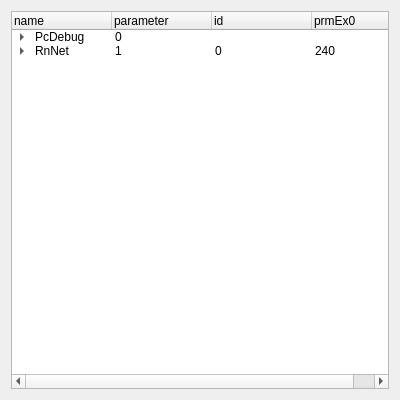
<?xml version="1.0" encoding="UTF-8"?>
<ui version="4.0">
 <class>Form</class>
 <widget class="QWidget" name="Form">
  <property name="geometry">
   <rect>
    <x>0</x>
    <y>0</y>
    <width>400</width>
    <height>400</height>
   </rect>
  </property>
  <property name="windowTitle">
   <string>Form</string>
  </property>
  <layout class="QVBoxLayout" name="verticalLayout">
   <item>
    <widget class="QTreeWidget" name="treeWidget">
     <column>
      <property name="text">
       <string>name</string>
      </property>
     </column>
     <column>
      <property name="text">
       <string>parameter</string>
      </property>
     </column>
     <column>
      <property name="text">
       <string>id</string>
      </property>
     </column>
     <column>
      <property name="text">
       <string>prmEx0</string>
      </property>
     </column>
     <item>
      <property name="text">
       <string>PcDebug</string>
      </property>
      <property name="text">
       <string>0</string>
      </property>
      <property name="text">
       <string/>
      </property>
      <property name="text">
       <string/>
      </property>
      <item>
       <property name="text">
        <string>SD4x</string>
       </property>
       <property name="text">
        <string>4</string>
       </property>
       <property name="text">
        <string/>
       </property>
       <property name="text">
        <string/>
       </property>
       <item>
        <property name="text">
         <string>SD42</string>
        </property>
        <property name="text">
         <string>4</string>
        </property>
        <property name="text">
         <string>21000501</string>
        </property>
        <property name="text">
         <string/>
        </property>
        <item>
         <property name="text">
          <string>V126</string>
         </property>
         <property name="text">
          <string>NULL</string>
         </property>
         <property name="text">
          <string>0</string>
         </property>
         <property name="text">
          <string/>
         </property>
        </item>
        <item>
         <property name="text">
          <string>V127</string>
         </property>
         <property name="text">
          <string>NULL</string>
         </property>
         <property name="text">
          <string>0</string>
         </property>
        </item>
       </item>
       <item>
        <property name="text">
         <string>SD43</string>
        </property>
        <property name="text">
         <string>4</string>
        </property>
        <property name="text">
         <string>21000650</string>
        </property>
        <item>
         <property name="text">
          <string>V126</string>
         </property>
         <property name="text">
          <string>NULL</string>
         </property>
         <property name="text">
          <string>0</string>
         </property>
        </item>
        <item>
         <property name="text">
          <string>V127</string>
         </property>
         <property name="text">
          <string>NULL</string>
         </property>
         <property name="text">
          <string>0</string>
         </property>
        </item>
       </item>
      </item>
     </item>
     <item>
      <property name="text">
       <string>RnNet</string>
      </property>
      <property name="text">
       <string>1</string>
      </property>
      <property name="text">
       <string>0</string>
      </property>
      <property name="text">
       <string>240</string>
      </property>
      <item>
       <property name="text">
        <string>SD1x</string>
       </property>
       <property name="text">
        <string>1</string>
       </property>
       <item>
        <property name="text">
         <string>SD10</string>
        </property>
        <property name="text">
         <string>1</string>
        </property>
        <property name="text">
         <string>21000612</string>
        </property>
        <item>
         <property name="text">
          <string>V130</string>
         </property>
         <property name="text">
          <string>NULL</string>
         </property>
         <property name="text">
          <string>0</string>
         </property>
        </item>
        <item>
         <property name="text">
          <string>V136</string>
         </property>
         <property name="text">
          <string>NULL</string>
         </property>
         <property name="text">
          <string>0</string>
         </property>
        </item>
       </item>
       <item>
        <property name="text">
         <string>SD15_11</string>
        </property>
        <property name="text">
         <string>1</string>
        </property>
        <property name="text">
         <string>21000322</string>
        </property>
        <item>
         <property name="text">
          <string>V136</string>
         </property>
         <property name="text">
          <string>NULL</string>
         </property>
         <property name="text">
          <string>0</string>
         </property>
        </item>
        <item>
         <property name="text">
          <string>V137</string>
         </property>
         <property name="text">
          <string>NULL</string>
         </property>
         <property name="text">
          <string>0</string>
         </property>
        </item>
       </item>
       <item>
        <property name="text">
         <string>SD15_06</string>
        </property>
        <property name="text">
         <string>1</string>
        </property>
        <property name="text">
         <string>21000473</string>
        </property>
        <item>
         <property name="text">
          <string>V136</string>
         </property>
         <property name="text">
          <string>NULL</string>
         </property>
         <property name="text">
          <string>0</string>
         </property>
        </item>
        <item>
         <property name="text">
          <string>V137</string>
         </property>
         <property name="text">
          <string>NULL</string>
         </property>
         <property name="text">
          <string>0</string>
         </property>
        </item>
       </item>
       <item>
        <property name="text">
         <string>SD15_15</string>
        </property>
        <property name="text">
         <string>1</string>
        </property>
        <property name="text">
         <string>21000387</string>
        </property>
        <item>
         <property name="text">
          <string>V136</string>
         </property>
         <property name="text">
          <string>NULL</string>
         </property>
         <property name="text">
          <string>0</string>
         </property>
        </item>
        <item>
         <property name="text">
          <string>V137</string>
         </property>
         <property name="text">
          <string>NULL</string>
         </property>
         <property name="text">
          <string>0</string>
         </property>
        </item>
       </item>
      </item>
      <item>
       <property name="text">
        <string>HD1x</string>
       </property>
       <property name="text">
        <string>1</string>
       </property>
       <item>
        <property name="text">
         <string>HD11_3A</string>
        </property>
        <property name="text">
         <string>1</string>
        </property>
        <property name="text">
         <string>21000670</string>
        </property>
        <item>
         <property name="text">
          <string>V138</string>
         </property>
         <property name="text">
          <string>NULL</string>
         </property>
         <property name="text">
          <string>0</string>
         </property>
        </item>
       </item>
      </item>
      <item>
       <property name="text">
        <string>SD2x</string>
       </property>
       <property name="text">
        <string>2</string>
       </property>
       <property name="text">
        <string/>
       </property>
       <item>
        <property name="text">
         <string>SD21</string>
        </property>
        <property name="text">
         <string>2</string>
        </property>
        <property name="text">
         <string>21000645</string>
        </property>
        <item>
         <property name="text">
          <string>V130</string>
         </property>
         <property name="text">
          <string>NULL</string>
         </property>
         <property name="text">
          <string>0</string>
         </property>
        </item>
        <item>
         <property name="text">
          <string>V136</string>
         </property>
         <property name="text">
          <string>NULL</string>
         </property>
         <property name="text">
          <string>0</string>
         </property>
        </item>
       </item>
      </item>
      <item>
       <property name="text">
        <string>SD4x</string>
       </property>
       <property name="text">
        <string>4</string>
       </property>
       <property name="text">
        <string/>
       </property>
       <property name="text">
        <string/>
       </property>
       <item>
        <property name="text">
         <string>SD42</string>
        </property>
        <property name="text">
         <string>4</string>
        </property>
        <property name="text">
         <string>21000501</string>
        </property>
        <property name="text">
         <string/>
        </property>
        <item>
         <property name="text">
          <string>V130</string>
         </property>
         <property name="text">
          <string>NULL</string>
         </property>
         <property name="text">
          <string>0</string>
         </property>
        </item>
        <item>
         <property name="text">
          <string>V136</string>
         </property>
         <property name="text">
          <string>NULL</string>
         </property>
         <property name="text">
          <string>0</string>
         </property>
        </item>
       </item>
       <item>
        <property name="text">
         <string>SD43</string>
        </property>
        <property name="text">
         <string>4</string>
        </property>
        <property name="text">
         <string>21000650</string>
        </property>
        <item>
         <property name="text">
          <string>V130</string>
         </property>
         <property name="text">
          <string>NULL</string>
         </property>
         <property name="text">
          <string>0</string>
         </property>
         <property name="text">
          <string/>
         </property>
        </item>
        <item>
         <property name="text">
          <string>V136</string>
         </property>
         <property name="text">
          <string>NULL</string>
         </property>
         <property name="text">
          <string>0</string>
         </property>
        </item>
       </item>
       <item>
        <property name="text">
         <string>SD45</string>
        </property>
        <property name="text">
         <string>4</string>
        </property>
        <property name="text">
         <string>21000648</string>
        </property>
        <item>
         <property name="text">
          <string>V130</string>
         </property>
         <property name="text">
          <string>NULL</string>
         </property>
         <property name="text">
          <string>0</string>
         </property>
         <property name="text">
          <string/>
         </property>
        </item>
        <item>
         <property name="text">
          <string>V136</string>
         </property>
         <property name="text">
          <string>NULL</string>
         </property>
         <property name="text">
          <string>0</string>
         </property>
        </item>
       </item>
      </item>
      <item>
       <property name="text">
        <string>SD6x</string>
       </property>
       <property name="text">
        <string>6</string>
       </property>
       <property name="text">
        <string/>
       </property>
       <property name="text">
        <string/>
       </property>
       <item>
        <property name="text">
         <string>SD61_PLUS</string>
        </property>
        <property name="text">
         <string>6</string>
        </property>
        <property name="text">
         <string>21000541</string>
        </property>
        <property name="text">
         <string/>
        </property>
        <item>
         <property name="text">
          <string>V129</string>
         </property>
         <property name="text">
          <string>NULL</string>
         </property>
         <property name="text">
          <string>0</string>
         </property>
         <property name="text">
          <string/>
         </property>
        </item>
        <item>
         <property name="text">
          <string>V130</string>
         </property>
         <property name="text">
          <string>NULL</string>
         </property>
         <property name="text">
          <string>0</string>
         </property>
         <property name="text">
          <string/>
         </property>
        </item>
        <item>
         <property name="text">
          <string>V136</string>
         </property>
         <property name="text">
          <string>NULL</string>
         </property>
         <property name="text">
          <string>0</string>
         </property>
        </item>
        <item>
         <property name="text">
          <string>V139</string>
         </property>
         <property name="text">
          <string>NULL</string>
         </property>
         <property name="text">
          <string>0</string>
         </property>
        </item>
       </item>
       <item>
        <property name="text">
         <string>SD61_MINI</string>
        </property>
        <property name="text">
         <string>6</string>
        </property>
        <property name="text">
         <string>21000595</string>
        </property>
        <property name="text">
         <string/>
        </property>
        <item>
         <property name="text">
          <string>V129</string>
         </property>
         <property name="text">
          <string>NULL</string>
         </property>
         <property name="text">
          <string>0</string>
         </property>
         <property name="text">
          <string/>
         </property>
        </item>
        <item>
         <property name="text">
          <string>V130</string>
         </property>
         <property name="text">
          <string>NULL</string>
         </property>
         <property name="text">
          <string>0</string>
         </property>
        </item>
        <item>
         <property name="text">
          <string>V136</string>
         </property>
         <property name="text">
          <string>NULL</string>
         </property>
         <property name="text">
          <string>0</string>
         </property>
        </item>
       </item>
      </item>
     </item>
    </widget>
   </item>
  </layout>
 </widget>
 <resources/>
 <connections/>
</ui>
